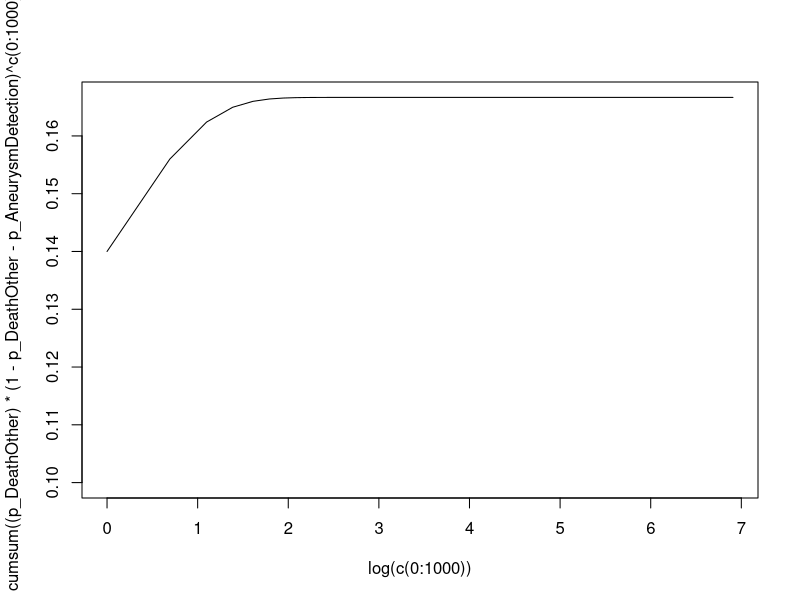

Write R code to recreate this figure.
#################################
#### DECISION TREE PRACTICAL ####
#################################

# Set up
rm(list = ls()) # clear environment
options(scipen = 999) # disable scientific notation

#---------------------------------#
#### Step 1: Define parameters ####
#---------------------------------#

# Probabilities
p_NewAneurysm = 	0.10 # Probability that an individual develops a new intracranial aneurysm 
p_AneurysmDetection = 	0.50 # Probability that a newly developed aneurysm is detected
p_TreatmentIsFatal = 	0.20 # Probability that treatment of a detected aneurysm induces a fatal complication
p_DeathOther = 	0.10 # Probability of death due to causes unrelated to aneurysms

#------------------------------------#
#### Step 2: Answer the questions ####
#------------------------------------#

#1. Use the model parameters (the `p_[NAME] parameters`) defined in the `Assignment.R` and the model structure to calculate the following probabilities/quantities (subquestions a to j). 
##a. The probability than an individual dies from aneurysm treatment in month 2
0 
## Explanation: It is not possible to reach the DeathTreatment state in 2 cycles

##b. The probability that an individual starts in the Healthy state and remains there, that is, survives and does not develop an aneurysm, in 1 year
(1 - p_NewAneurysm - p_DeathOther)^12
## Explanation: Survival without new aneurysm has probability 0.8 per cycle

##c. The probability that an individual develops 2 aneurysms and is treated successfully twice, in 6 months’ time
(p_NewAneurysm * p_AneurysmDetection * (1 - p_TreatmentIsFatal)) ^ 2
## OR: (p_NewAneurysm * p_AneurysmDetection * (1 - p_TreatmentIsFatal)) * (p_NewAneurysm * p_AneurysmDetection * (1 - p_TreatmentIsFatal))
## Explanation: probability of new anerism x probability it is detected * probability it is sucessfully treated
## This has to be exponentiated by because this process should occur twice

##d. The probability that an individual dies of other causes within the first month
p_DeathOther
## Explanantion: Just the probability of dying immediately in cycle 1

##e. The probability that an individual dies of other causes within the first 2 months
p_DeathOther + (1 - p_DeathOther - p_NewAneurysm) * p_DeathOther + p_NewAneurysm * p_DeathOther
## Explanation: Death from Healthy in cycle 1 or 2 plus death from NewAneurysm in cycle 2

##f. The probability that an individual with a new and untreated aneurysm (that remains untreated) develops an additional, new aneurysm, in 2 years’ time
0 
## Explanantion: In this model it is not possible to have more than 1 untreated aneurysm

##g. The excess mortality risk (expressed as relative risk) of individuals with successfully treated aneurysms compared to healthy individuals
1
## Explanation: Given survival of treatment all treated individuals will return to the Healthy state in the cycle following treatment
## Explanation: This Markov model has no 'memory': all individuals in a health state are similar, regardless of their history

##h. The risk of death from a car accident for an individual with a detected unruptured aneurysm
0
## Explanation: Due to the severity of aneurysm treatment death from other causes is ignored in the cycle patients are treated

##i. [OPTIONAL] The sensitivity of the (unknown) test used to detect aneurysms after 4 months/repetitions
p_AneurysmDetection + p_AneurysmDetection * (1 - p_AneurysmDetection - p_DeathOther) +
  p_AneurysmDetection * (1 - p_AneurysmDetection - p_DeathOther) ^ 2 +
  p_AneurysmDetection * (1 - p_AneurysmDetection - p_DeathOther) ^ 3
## Explanation: Every cycle there is 50% of detection in individuals still alive and without previous detection
## Explanation: Hence, for each cycle, the probability of staying in the 'Detected intracranial aneurysm health state is calculated (1 - p_AneurysmDetection - p_DeathOther) and is multiplied by the probability of detecting the aneurysm (0.5)

##j. [OPTIONAL] The probability that an individual with a new aneurysm dies before it is detected (you can give an approximation, or the exact value)
sum((p_DeathOther) * (1 - p_DeathOther - p_AneurysmDetection) ^ c(0:1)) # 2 cycles
sum((p_DeathOther) * (1 - p_DeathOther - p_AneurysmDetection) ^ c(0:2)) # 3 cycles
sum((p_DeathOther) * (1 - p_DeathOther - p_AneurysmDetection) ^ c(0:3)) # 4 cycles

sum((p_DeathOther) * (1 - p_DeathOther - p_AneurysmDetection) ^ c(0:1000)) # limit, the number 1000 can be increased if needed
plot(y = cumsum((p_DeathOther) * (1 - p_DeathOther - p_AneurysmDetection) ^ c(0:1000)), 
     x = log(c(0:1000)),
     type = "l") # graphic of the solution (x on the log scale)

## Explanation: The approximation for 2,3,4 cycles is 0.140, 0.156, 0.162 respectively, the true value (limit) equals 1/6 = 0.166
## Explanation: See http://www.mathsisfun.com/algebra/sequences-sums-geometric.html for a more extensive explanation
## Explanation: Here we have a=1/10 and r=2/5 so the sum of our geometric series converges to a*(1/(1-r)) = 1/10*(1/(1-2/5)) = 1/6


#---------------------------------------------#
#### Step 3: Fill in the transition matrix ####
#---------------------------------------------#

# Create a matrix (called `m_tp`) containing 5 rows and 5 columns (using the matrix() function)
# Assign the value 0 to all cells of the matrix to start with
# Name the rows and column (argument dimnames of the function): "Healthy", "NewAneurysm",	"DetectedAneurysm", "DeathOther",	"DeathTreatment"
v_names_hs <- c("Healthy", "NewAneurysm",	"DetectedAneurysm", "DeathOther",	"DeathTreatment")
m_tp <- matrix(0, 
               ncol = 5,
               nrow = 5,
               dimnames = list(v_names_hs,
                               v_names_hs))

# Fill the matrix with the values of the transition probabilities
# The rows indicate the health state from which persons transit
# The columns indicate the health state to which persons transit
## You can use the names of the rows and columns to assign the transition probabilities to each cell.
## Do not forget to define the probability of remaining in a health state!
m_tp["Healthy", "Healthy"]     <- 1- p_NewAneurysm - p_DeathOther # Example
m_tp["Healthy", "DeathOther"]  <- p_DeathOther
m_tp["Healthy", "NewAneurysm"] <- p_NewAneurysm
m_tp["NewAneurysm", "DetectedAneurysm"] <- p_AneurysmDetection
m_tp["NewAneurysm", "DeathOther"] <- p_DeathOther
m_tp["NewAneurysm", "NewAneurysm"] <- 1 - p_AneurysmDetection - p_DeathOther
m_tp["DetectedAneurysm", "Healthy"] <- 1 - p_TreatmentIsFatal
m_tp["DetectedAneurysm", "DeathTreatment"] <- p_TreatmentIsFatal
m_tp["DeathOther", "DeathOther"] <- 1
m_tp["DeathTreatment", "DeathTreatment"] <- 1

# Check whether all rows sum up to one!
## Using the rowSums() function
rowSums(m_tp) == 1 # all true!

